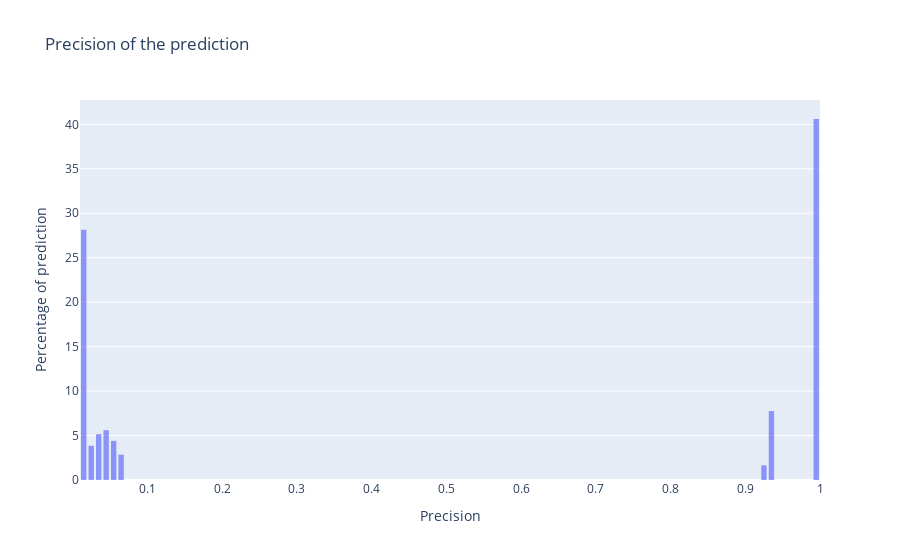

The cell this chart's notebook holds for it:
### Code cell
fig = go.Figure()
fig.add_trace(
    go.Histogram(
        x=y_prediction_probas[:, 1],
        histnorm="percent",
        xbins=dict(start=0, end=1.0, size=0.01),
        opacity=0.7,
    )
)

fig.update_layout(
    title_text="Precision of the prediction",
    xaxis_title_text="Precision",
    yaxis_title_text="Percentage of prediction",
    bargap=0.2,
    bargroupgap=0.1,
)

### Figure 1 — Plotly figure (JSON) as saved in the notebook; plotly's stock layout.template omitted (floating-point values rounded to 4 significant figures; data arrays with more than 128 entries replaced by an {"elided": "..."} marker saying what was removed)
{"data": [{"histnorm": "percent", "opacity": 0.7, "type": "histogram", "x": {"elided": "2000 float values"}, "xbins": {"end": 1, "size": 0.01, "start": 0}}], "layout": {"bargap": 0.2, "bargroupgap": 0.1, "title": {"text": "Precision of the prediction"}, "xaxis": {"title": {"text": "Precision"}}, "yaxis": {"title": {"text": "Percentage of prediction"}}}}
